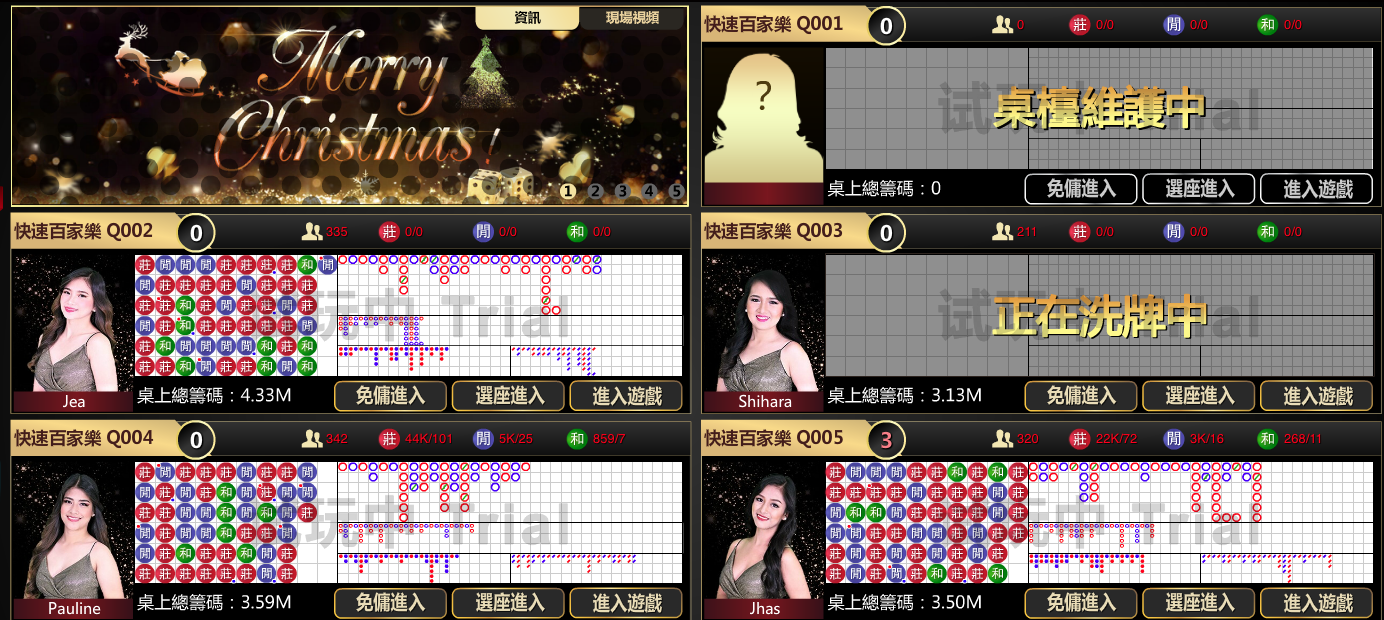
#> input picture capture.png, 1384 x 620 px, given in place of 2screen.bmp, which was not available
$ jupyter execute --allow-errors ObDectection.ipynb
#> lines starting #> are read from the running program, lines starting #| are printed output that depends on the picture; after the words box and inside, x2 and y2 are one past the last pixel; in counts of white or black regions, pixels touching at a corner belong together; pictures that were not available may be replaced by others from this repository, and a replacement may not be noted
#> further down, img_rgb is the input picture: shape (620, 1384, 3); mean B, G, R 94.3, 99.8, 111.8
#> `img_sub = img_rgb[int(yy-10):int(yy+hh+10), int(xx-5):int(xx+ww+5)]`:
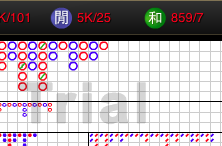
#> img_sub: shape (146, 222, 3); mean B, G, R 174.6, 169.2, 178.2
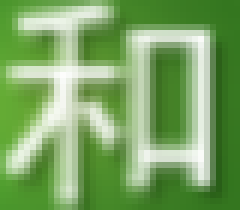
#> input picture peace.png, 40 x 35 px, found by its file name (shown 6 times larger)
#> further down, template is the input picture: shape (35, 40, 3); mean B, G, R 100.8, 166.4, 123.4
#> `res = cv2.matchTemplate(img_sub,template,cv2.TM_CCOEFF_NORMED)`:
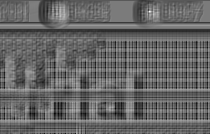
#> res: shape (134, 210) float32; min -0.481, max 0.707, mean -0.00569; drawn with min black and max white
#> `loc = np.where( res >= threshold)`: loc = ([11], [149])
#> the loop `for pt in zip(*loc[::-1]):` made 1 pass
#> after the loop `for pt in zip(*loc[::-1]):`: boundingbox = [[149, 11, 162, 24]]
[cell 1]
import cv2
import numpy as np
from matplotlib import pyplot as plt

tem = ['Peace.png', 'Home.png', 'Client.png']

import random

#  Felzenszwalb et al.
def non_max_suppression_slow(boxes, overlapThresh):
	# if there are no boxes, return an empty list
#> called with boxes = array of shape (1, 4), overlapThresh = 0.5
	if len(boxes) == 0:
		return []

	# initialize the list of picked indexes
	pick = []

	# grab the coordinates of the bounding boxes
	x1 = boxes[:,0]
#> x1 = [149]
	y1 = boxes[:,1]
#> y1 = [11]
	x2 = boxes[:,2]
#> x2 = [162]
	y2 = boxes[:,3]
#> y2 = [24]

	# compute the area of the bounding boxes and sort the bounding
	# boxes by the bottom-right y-coordinate of the bounding box
	area = (x2 - x1 + 1) * (y2 - y1 + 1)
#> area = [196]
	idxs = np.argsort(y2)
#> idxs = [0]
	# keep looping while some indexes still remain in the indexes
	# list
	while len(idxs) > 0:
		# grab the last index in the indexes list, add the index
		# value to the list of picked indexes, then initialize
		# the suppression list (i.e. indexes that will be deleted)
		# using the last index
		last = len(idxs) - 1
		i = idxs[last]
		pick.append(i)
		suppress = [last]
		# loop over all indexes in the indexes list
		for pos in range(0, last):
			# grab the current index
			j = idxs[pos]

			# find the largest (x, y) coordinates for the start of
			# the bounding box and the smallest (x, y) coordinates
			# for the end of the bounding box
			xx1 = max(x1[i], x1[j])
			yy1 = max(y1[i], y1[j])
			xx2 = min(x2[i], x2[j])
			yy2 = min(y2[i], y2[j])

			# compute the width and height of the bounding box
			w = max(0, xx2 - xx1 + 1)
			h = max(0, yy2 - yy1 + 1)

			# compute the ratio of overlap between the computed
			# bounding box and the bounding box in the area list
			overlap = float(w * h) / area[j]

			# if there is sufficient overlap, suppress the
			# current bounding box
			if overlap > overlapThresh:
				suppress.append(pos)

		# delete all indexes from the index list that are in the
		# suppression list
		idxs = np.delete(idxs, suppress)
#> this loop made 1 pass
#> (last, i) on pass 1: (0, 0)
#> after the loop, idxs = empty array; pick = [0]
#> `loc = non_max_suppression_slow(np.array(boundingbox), 0.5)`: loc = [[149, 11, 162, 24]]
#> the loop `for pt in loc: ` made 1 pass
#> after the loop `for pt in loc:`: img_sub: shape (146, 222, 3); 0.16% of pixels changed, all inside (x1, y1, x2, y2) = (149, 11, 163, 25)
#> after the loop `for pt in loc:`: game_sort = [['Peace', 12, 0]]

	# return only the bounding boxes that were picked
	return boxes[pick]

def component():
  return random.randint(0,255)

[cell 2]
img_rgb = cv2.imread('2screen.bmp')


first_x = 427
first_y = 431


pos = [(first_x, first_y), (first_x, first_y+216), (first_x, first_y+216+216), (first_x+722, first_y-216),(first_x+722, first_y), (first_x+722, first_y+216), (first_x+722, first_y+216+216)]
ww = 212
hh = 126
final_result = ""
#> (the rest of this cell did not finish here and is left out)
